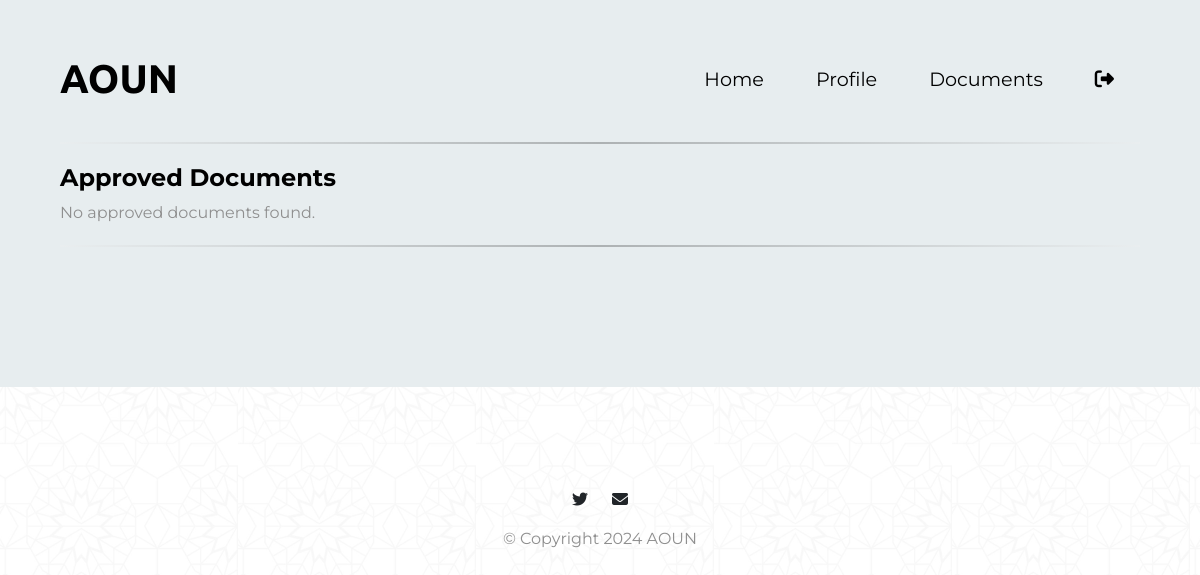
The app's page /faculty/documents (signed in), older data.
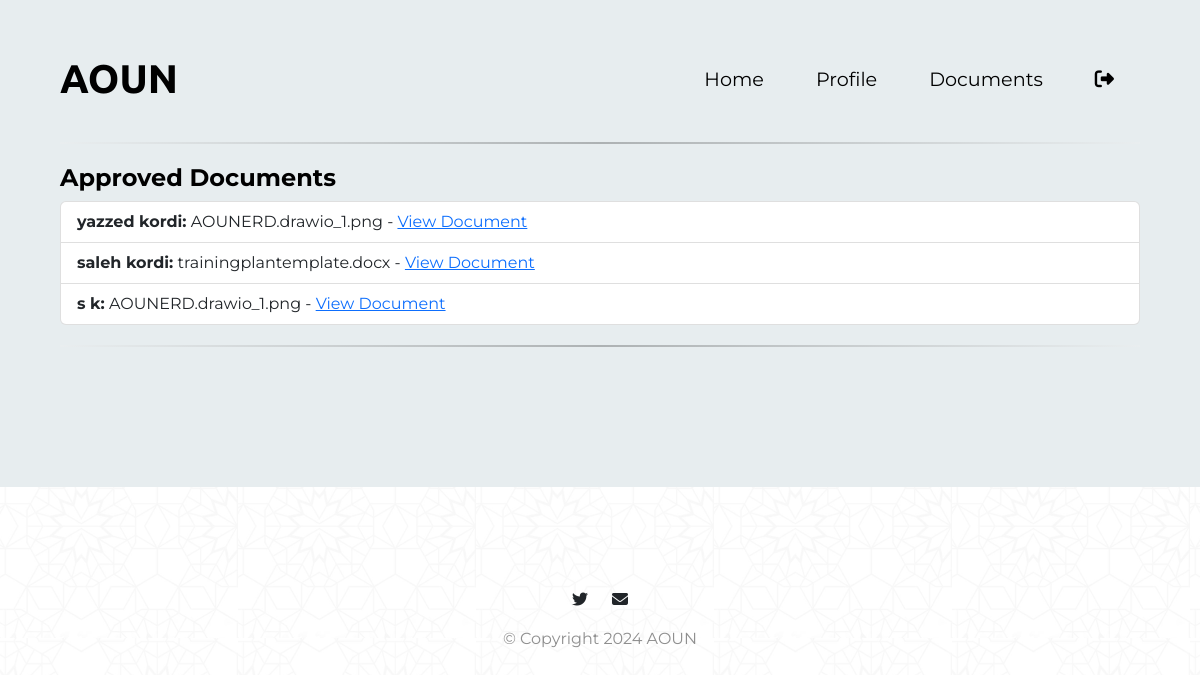
The same page, newer data.
### flaskapp/flaskapp/models.py (models this page shows, shortened)
class Document(db.Model):
    id = db.Column(db.Integer, primary_key=True)
    doc_name = db.Column(db.String(100), nullable=False)
    doc_path = db.Column(db.String(200), nullable=False)  # Path to the uploaded file
    upload_date = db.Column(db.DateTime, nullable=False, default=datetime.utcnow)
    approved_by_trainer = db.Column(db.Boolean, nullable=False, default=False)
    approved_date = db.Column(db.DateTime, nullable=True)
    status = db.Column(db.String(50), default='Pending')
    student_id = db.Column(db.Integer, db.ForeignKey('student.StudentID'), nullable=False)
    trainer_id = db.Column(db.Integer, db.ForeignKey('trainer.TrainerID'), nullable=False)
    faculty_id = db.Column(db.Integer, db.ForeignKey('faculty.FacID'), nullable=True)
    student = db.relationship('Student', backref='documents', lazy=True)
    trainer = db.relationship('Trainer', backref='trainer_documents', lazy=True)
    faculty = db.relationship('Faculty', backref='faculty_documents', lazy=True)

class Student(db.Model):
    StudentID = db.Column(db.Integer, primary_key=True)
    StFName = db.Column(db.String(100), nullable=False)
    StLName = db.Column(db.String(100), nullable=False)
    StEmail = db.Column(db.String(100), unique=True, nullable=False)
    StPhNum = db.Column(db.String(15), nullable=True)
    StCity = db.Column(db.String(50), nullable=True)
    GPA = db.Column(db.Float, nullable=True)
    StPic = db.Column(db.String(200), nullable=True, default='default.jpg')
    Major = db.Column(db.String(50), nullable=True)
    Interest = db.Column(db.String(100), nullable=True)
    StPassword = db.Column(db.String(100), nullable=False)
    faculty_id = db.Column(db.Integer, db.ForeignKey('faculty.FacID'), nullable=True)
    faculty = db.relationship('Faculty', backref='students')
    certificates = db.relationship('Certificate', backref='student', lazy=True)
    projects = db.relationship('Project', backref='student', lazy=True)
    experiences = db.relationship('Experience', backref='student_experiences', lazy=True)
    applications = db.relationship('Apply', backref='applied_student', lazy=True)  # Match the renamed backref

### flaskapp/flaskapp/app.py (the view)
@app.route('/faculty/documents')
def faculty_documents():
    if 'faculty' not in session:
        flash('Please log in to access the faculty portal.', 'warning')
        return redirect(url_for('login'))
    faculty_id = session['faculty']['FacID']
    approved_documents = (
        db.session.query(Document)
        .filter_by(faculty_id=faculty_id, approved_by_trainer=True)
        .all()
    )
    for doc in approved_documents:
        print(f"Document ID: {doc.id}, Document Name: {doc.doc_name}, Faculty ID: {doc.faculty_id}")
    return render_template('faculty/faculty_documents.html', approved_documents=approved_documents)

### flaskapp/flaskapp/templates/faculty/faculty_documents.html (shortened to what this page needs)
<!DOCTYPE html>
<html>
<head>
  <link rel="stylesheet" href="https://cdn.jsdelivr.net/npm/bootstrap@5.2.0/dist/css/bootstrap.min.css">
  <link rel="stylesheet" href="{{ url_for('static', filename='css/main.css') }}">
</head>
<body>
  <section id="title">
    <div class="container-fluid">
      <nav class="navbar navbar-expand-lg navbar-dark">
        <a class="navbar-brand" href="{{ url_for('HomePage') }}">AOUN</a>
        <div class="collapse navbar-collapse" id="navbarTogglerDemo02">
          <ul class="navbar-nav ms-auto">
            <li class="nav-item">
              <a class="nav-link" href="{{ url_for('faculty_homepage') }}">Home</a>
            </li>
            <li class="nav-item">
              <a class="nav-link" href="{{ url_for('faculty_profile') }}">Profile</a>
            </li>
            <li class="nav-item">
              <a class="nav-link" href="{{ url_for('faculty_documents') }}">Documents</a>
            </li>
            <li class="nav-item">
              <a class="nav-link" href="{{ url_for('logout') }}"><i class="fa-solid fa-right-from-bracket" style="color: #000000;"></i></a>
            </li>
          </ul>
        </div>
      </nav>
      <hr class="styled-hr">
      <h3>Approved Documents</h3>
      {% if approved_documents %}
          <ul class="list-group">
              {% for document in approved_documents %}
                  <li class="list-group-item">
                      <strong>{{ document.student.StFName }} {{ document.student.StLName }}:</strong>
                      {{ document.doc_name }} -
                      <a href="{{ url_for('uploaded_file', filename=document.doc_name) }}" target="_blank">View Document</a>
                  </li>
              {% endfor %}
          </ul>
      {% else %}
          <p>No approved documents found.</p>
      {% endif %}
      <hr class="styled-hr">
    </div>
  </section>
  <footer id="footer">
    <i class="soical-icon fa-brands fa-twitter"></i>
    <i class="soical-icon fa-solid fa-envelope"></i>
    <p>© Copyright 2024 AOUN</p>
  </footer>
</body>
</html>

Row changes from the older to the newer data that the page shows:
added Document: student.StFName "yazzed", student.StLName "kordi", doc_name "AOUNERD.drawio_1.png"
added Document: student.StFName "saleh", student.StLName "kordi", doc_name "trainingplantemplate.docx"
added Document: student.StFName "s", student.StLName "k", doc_name "AOUNERD.drawio_1.png"
Text that changed along with them:
text no longer shown: "No approved documents found."
